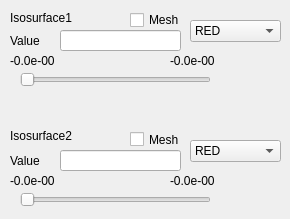
           <widget class="QWidget" name="tab_isosurface">
            <attribute name="title">
             <string>Isosurface</string>
            </attribute>
            <widget class="QLabel" name="label_isosurface1">
             <property name="geometry">
              <rect>
               <x>10</x>
               <y>10</y>
               <width>81</width>
               <height>16</height>
              </rect>
             </property>
             <property name="text">
              <string>Isosurface1</string>
             </property>
            </widget>
            <widget class="QCheckBox" name="checkBox_isosurface1_mesh">
             <property name="geometry">
              <rect>
               <x>130</x>
               <y>10</y>
               <width>75</width>
               <height>20</height>
              </rect>
             </property>
             <property name="text">
              <string>Mesh</string>
             </property>
            </widget>
            <widget class="QLabel" name="label_isosurface1_value">
             <property name="geometry">
              <rect>
               <x>10</x>
               <y>30</y>
               <width>49</width>
               <height>21</height>
              </rect>
             </property>
             <property name="text">
              <string>Value</string>
             </property>
            </widget>
            <widget class="QLabel" name="label_isosurface1_minValue">
             <property name="geometry">
              <rect>
               <x>10</x>
               <y>50</y>
               <width>61</width>
               <height>21</height>
              </rect>
             </property>
             <property name="text">
              <string>-0.0e-00</string>
             </property>
            </widget>
            <widget class="QLabel" name="label_isosurface1_maxValue">
             <property name="geometry">
              <rect>
               <x>170</x>
               <y>50</y>
               <width>61</width>
               <height>21</height>
              </rect>
             </property>
             <property name="text">
              <string>-0.0e-00</string>
             </property>
            </widget>
            <widget class="QSlider" name="horizontalSlider_isosurface1">
             <property name="geometry">
              <rect>
               <x>20</x>
               <y>70</y>
               <width>191</width>
               <height>20</height>
              </rect>
             </property>
             <property name="orientation">
              <enum>Qt::Horizontal</enum>
             </property>
            </widget>
            <widget class="QComboBox" name="comboBox_isosurface1_color">
             <property name="geometry">
              <rect>
               <x>190</x>
               <y>20</y>
               <width>91</width>
               <height>22</height>
              </rect>
             </property>
             <item>
              <property name="text">
               <string>RED</string>
              </property>
             </item>
             <item>
              <property name="text">
               <string>BLUE</string>
              </property>
             </item>
             <item>
              <property name="text">
               <string>GREEN</string>
              </property>
             </item>
             <item>
              <property name="text">
               <string>LIME</string>
              </property>
             </item>
             <item>
              <property name="text">
               <string>YELLOW</string>
              </property>
             </item>
             <item>
              <property name="text">
               <string>MAGENTA</string>
              </property>
             </item>
             <item>
              <property name="text">
               <string>CYAN</string>
              </property>
             </item>
             <item>
              <property name="text">
               <string>WHITE</string>
              </property>
             </item>
             <item>
              <property name="text">
               <string>BLACK</string>
              </property>
             </item>
            </widget>
            <widget class="QCheckBox" name="checkBox_isosurface2_mesh">
             <property name="geometry">
              <rect>
               <x>130</x>
               <y>129</y>
               <width>75</width>
               <height>21</height>
              </rect>
             </property>
             <property name="text">
              <string>Mesh</string>
             </property>
            </widget>
            <widget class="QComboBox" name="comboBox_isosurface2_color">
             <property name="geometry">
              <rect>
               <x>190</x>
               <y>140</y>
               <width>91</width>
               <height>22</height>
              </rect>
             </property>
             <item>
              <property name="text">
               <string>RED</string>
              </property>
             </item>
             <item>
              <property name="text">
               <string>BLUE</string>
              </property>
             </item>
             <item>
              <property name="text">
               <string>GREEN</string>
              </property>
             </item>
             <item>
              <property name="text">
               <string>LIME</string>
              </property>
             </item>
             <item>
              <property name="text">
               <string>YELLOW</string>
              </property>
             </item>
             <item>
              <property name="text">
               <string>MAGENTA</string>
              </property>
             </item>
             <item>
              <property name="text">
               <string>CYAN</string>
              </property>
             </item>
             <item>
              <property name="text">
               <string>WHITE</string>
              </property>
             </item>
             <item>
              <property name="text">
               <string>BLACK</string>
              </property>
             </item>
            </widget>
            <widget class="QLabel" name="label_isosurface2_minValue">
             <property name="geometry">
              <rect>
               <x>10</x>
               <y>170</y>
               <width>61</width>
               <height>21</height>
              </rect>
             </property>
             <property name="text">
              <string>-0.0e-00</string>
             </property>
            </widget>
            <widget class="QLabel" name="label_isosurface2_maxValue">
             <property name="geometry">
              <rect>
               <x>170</x>
               <y>170</y>
               <width>61</width>
               <height>21</height>
              </rect>
             </property>
             <property name="text">
              <string>-0.0e-00</string>
             </property>
            </widget>
            <widget class="QLabel" name="label_isosurface2_value">
             <property name="geometry">
              <rect>
               <x>10</x>
               <y>150</y>
               <width>49</width>
               <height>21</height>
              </rect>
             </property>
             <property name="text">
              <string>Value</string>
             </property>
            </widget>
            <widget class="QLabel" name="label_isosurface2">
             <property name="geometry">
              <rect>
               <x>10</x>
               <y>125</y>
               <width>81</width>
               <height>21</height>
              </rect>
             </property>
             <property name="text">
              <string>Isosurface2</string>
             </property>
            </widget>
            <widget class="QSlider" name="horizontalSlider_isosurface2">
             <property name="geometry">
              <rect>
               <x>20</x>
               <y>190</y>
               <width>191</width>
               <height>20</height>
              </rect>
             </property>
             <property name="orientation">
              <enum>Qt::Horizontal</enum>
             </property>
            </widget>
            <widget class="QLineEdit" name="lineEdit_isosurface1">
             <property name="geometry">
              <rect>
               <x>60</x>
               <y>30</y>
               <width>121</width>
               <height>21</height>
              </rect>
             </property>
            </widget>
            <widget class="QLineEdit" name="lineEdit_isosurface2">
             <property name="geometry">
              <rect>
               <x>60</x>
               <y>150</y>
               <width>121</width>
               <height>21</height>
              </rect>
             </property>
            </widget>
           </widget>
